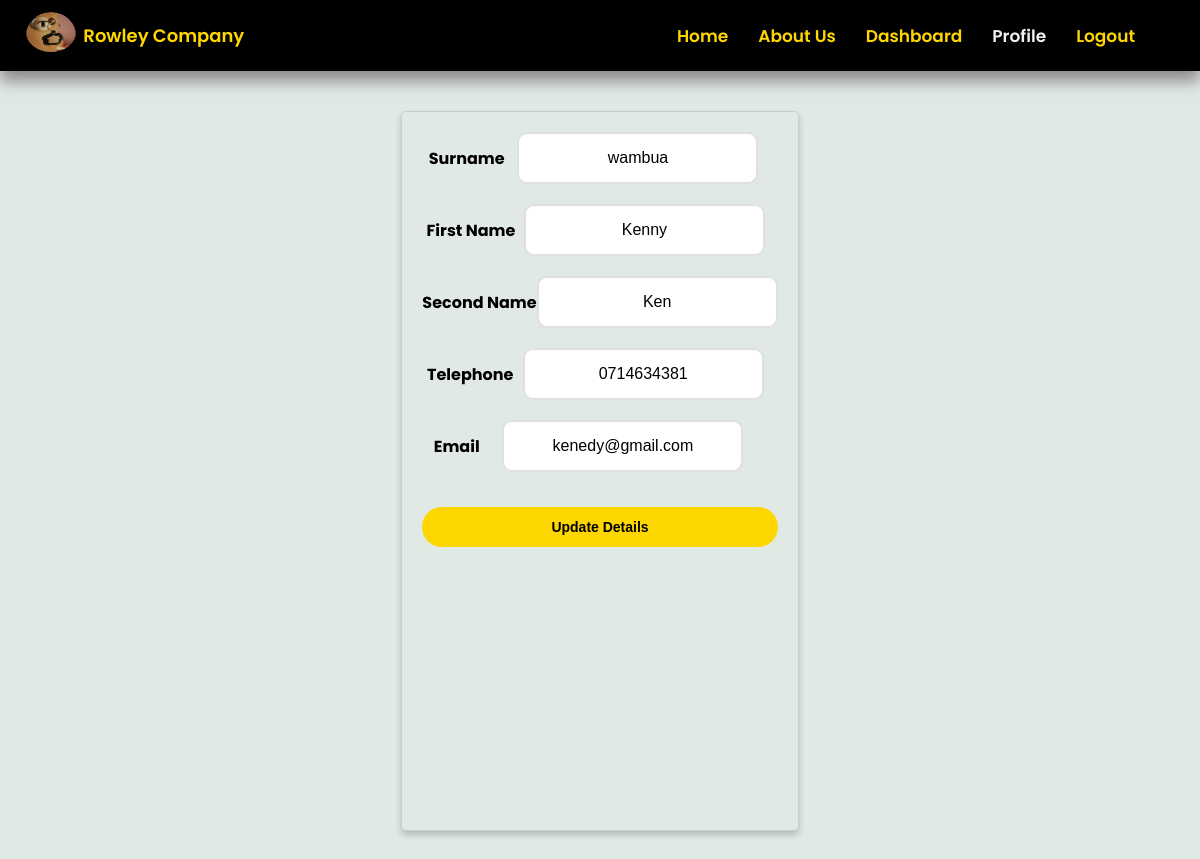
The page /profile (signed in) on the database its author committed.
### project/models.py (models this page shows, shortened)
class User(UserMixin, db.Model):
    id = db.Column(db.Integer, primary_key=True)
    surname = db.Column(db.String(50), nullable=False)
    first_name = db.Column(db.String(50), nullable=False)
    second_name = db.Column(db.String(50), nullable=False)
    telephone = db.Column(db.String(10), nullable=False)
    email = db.Column(db.String(120), unique=True, nullable=False)
    gender = db.Column(db.String(10), nullable=False)
    role = db.Column(db.String(10), nullable=False)
    password = db.Column(db.String(100), nullable=False)
    timestamp =  db.Column(db.DateTime, nullable=False, default=datetime.now(timezone.utc))
    bookings = db.relationship('Booking', backref='user', lazy=True)
    bookings_assigned = db.relationship('Booking', backref='agent', lazy=True)
    properties_managed = db.relationship('Property', backref='agent', lazy=True)
    tasks = db.relationship('Task', backref='user', lazy=True)
    messages_sent = db.relationship('Message', foreign_keys='Message.sender_id', backref='sender', lazy=True)
    messages_received = db.relationship('Message', foreign_keys='Message.recipient_id', backref='recipient', lazy=True)

### project/main.py (the view)
@main.route('/profile')
@login_required
def profile():
    return render_template('profile.html', active_page='profile')

### project/templates/profile.html (shortened to what this page needs)
{% extends 'base.html' %}
{% block head %}
  {{super()}}
  <link rel="stylesheet" href="/static/css/profile.css">
{% endblock %}
{% block content %}
    <div class="profile-check">
        <form class="profile-form" action="/profile" method="post">
            <div class="input-field">
                <label for="surname"><strong> Surname </strong></label>
                <input type="text" name="surname" value="{{ current_user.surname }}" required><br>
            </div>
            <div class="input-field">
                <label for="first_name"><strong> First Name </strong></label>
                <input type="text" name="first_name" value="{{ current_user.first_name }}" required><br>
            </div>
            <div class="input-field">
                <label for="second_name"><strong> Second Name  </strong></label>
                <input type="text" name="second_name" value="{{ current_user.second_name }}" required><br>
            </div>
            <div class="input-field">
                <label for="telephone"><strong> Telephone  </strong></label>
                <input type="tel" name="telephone" value="{{ current_user.telephone }}" required><br>
            </div>
            <div class="input-field">
                <label for="email"><strong> Email  </strong></label>
                <input type="email" name="email" value="{{ current_user.email }}" required><br>
            </div>
            <div class="submit-btn">
                <button type="submit"><strong> Update Details </strong></button>
            </div>
        </form>
    </div>
{% endblock %}

### project/static/css/main.css (style rules this page uses)
* { box-sizing: border-box; margin: 0; padding: 0; }
body { margin: 0; padding: 0; font-family: "Poppins", sans-serif; background-color: #E1E9E5; }

### project/static/css/profile.css (style rules this page uses)
.profile-check { background-color: #E1E9E5; border-radius: 15px; padding: 20px 80px; width: 100%; display: flex; justify-content: center; height: calc(100vh); }
.profile-form { max-width: 400px; margin: 20px auto; padding: 20px; border: 1px solid #ccc; border-radius: 5px; box-shadow: 0 4px 6px rgba(0, 0, 0, 0.2); display: flex; flex-direction: column; }
.input-field { display: flex; align-items: center; justify-content: space-around; margin-bottom: 20px; }
.input-field input { padding: 15px; background: #ffffff; font-size: 16px; font-weight: 500; border-radius: 10px; border: 2px solid #e0e0e0; text-align: center; }
.submit-btn { margin-bottom: 20px; margin-top: 15px; display: flex; flex-direction: column; justify-content: center; }
.submit-btn button { width: 100%; color: black; font-size: 14px; font-weight: bold; padding: 12px; background-color: gold; border: none; border-radius: 20px; cursor: pointer; transition: background-color 0.3s ease; }

### rows shown on the page
User: surname "wambua", first_name "Kenny", second_name "Ken", telephone "0714634381", email "kenedy@gmail.com"
